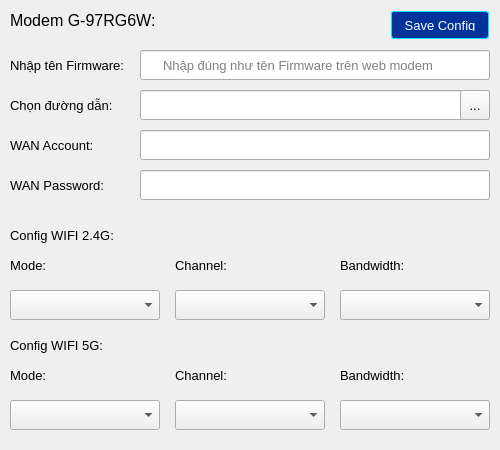
<?xml version="1.0" encoding="UTF-8"?>
<ui version="4.0">
 <class>Form</class>
 <widget class="QWidget" name="Form">
  <property name="geometry">
   <rect>
    <x>0</x>
    <y>0</y>
    <width>500</width>
    <height>450</height>
   </rect>
  </property>
  <property name="windowTitle">
   <string>Form</string>
  </property>
  <widget class="QLineEdit" name="wan_account">
   <property name="geometry">
    <rect>
     <x>140</x>
     <y>130</y>
     <width>350</width>
     <height>30</height>
    </rect>
   </property>
   <property name="font">
    <font>
     <pointsize>10</pointsize>
    </font>
   </property>
   <property name="styleSheet">
    <string notr="true">padding-left: 20px;</string>
   </property>
  </widget>
  <widget class="QLabel" name="label_3">
   <property name="geometry">
    <rect>
     <x>10</x>
     <y>50</y>
     <width>121</width>
     <height>30</height>
    </rect>
   </property>
   <property name="font">
    <font>
     <pointsize>10</pointsize>
    </font>
   </property>
   <property name="text">
    <string>Nhập tên Firmware:</string>
   </property>
  </widget>
  <widget class="QLabel" name="label_2">
   <property name="geometry">
    <rect>
     <x>10</x>
     <y>90</y>
     <width>121</width>
     <height>30</height>
    </rect>
   </property>
   <property name="font">
    <font>
     <pointsize>10</pointsize>
    </font>
   </property>
   <property name="text">
    <string>Chọn đường dẫn:</string>
   </property>
  </widget>
  <widget class="QLabel" name="label_7">
   <property name="geometry">
    <rect>
     <x>175</x>
     <y>250</y>
     <width>70</width>
     <height>30</height>
    </rect>
   </property>
   <property name="font">
    <font>
     <pointsize>10</pointsize>
    </font>
   </property>
   <property name="text">
    <string>Channel:</string>
   </property>
  </widget>
  <widget class="QComboBox" name="wifi24_bandwidth">
   <property name="geometry">
    <rect>
     <x>340</x>
     <y>290</y>
     <width>150</width>
     <height>30</height>
    </rect>
   </property>
   <property name="font">
    <font>
     <pointsize>10</pointsize>
    </font>
   </property>
   <property name="styleSheet">
    <string notr="true">padding-left: 20px;
padding-right: 20px;</string>
   </property>
  </widget>
  <widget class="QLabel" name="label">
   <property name="geometry">
    <rect>
     <x>10</x>
     <y>10</y>
     <width>151</width>
     <height>20</height>
    </rect>
   </property>
   <property name="font">
    <font>
     <pointsize>12</pointsize>
    </font>
   </property>
   <property name="text">
    <string>Modem G-97RG6W:</string>
   </property>
  </widget>
  <widget class="QLabel" name="label_5">
   <property name="geometry">
    <rect>
     <x>10</x>
     <y>170</y>
     <width>101</width>
     <height>30</height>
    </rect>
   </property>
   <property name="font">
    <font>
     <pointsize>10</pointsize>
    </font>
   </property>
   <property name="text">
    <string>WAN Password:</string>
   </property>
  </widget>
  <widget class="QLabel" name="label_6">
   <property name="geometry">
    <rect>
     <x>10</x>
     <y>250</y>
     <width>70</width>
     <height>30</height>
    </rect>
   </property>
   <property name="font">
    <font>
     <pointsize>10</pointsize>
    </font>
   </property>
   <property name="text">
    <string>Mode:</string>
   </property>
  </widget>
  <widget class="QLineEdit" name="firmware_name">
   <property name="geometry">
    <rect>
     <x>140</x>
     <y>50</y>
     <width>350</width>
     <height>30</height>
    </rect>
   </property>
   <property name="font">
    <font>
     <pointsize>10</pointsize>
    </font>
   </property>
   <property name="styleSheet">
    <string notr="true">padding-left: 20px;</string>
   </property>
   <property name="placeholderText">
    <string>Nhập đúng như tên Firmware trên web modem</string>
   </property>
  </widget>
  <widget class="QLabel" name="label_8">
   <property name="geometry">
    <rect>
     <x>340</x>
     <y>250</y>
     <width>70</width>
     <height>30</height>
    </rect>
   </property>
   <property name="font">
    <font>
     <pointsize>10</pointsize>
    </font>
   </property>
   <property name="text">
    <string>Bandwidth:</string>
   </property>
  </widget>
  <widget class="QComboBox" name="wifi24_mode">
   <property name="geometry">
    <rect>
     <x>10</x>
     <y>290</y>
     <width>150</width>
     <height>30</height>
    </rect>
   </property>
   <property name="font">
    <font>
     <pointsize>10</pointsize>
    </font>
   </property>
   <property name="styleSheet">
    <string notr="true">padding-left: 20px;
padding-right: 20px;</string>
   </property>
  </widget>
  <widget class="QToolButton" name="select_firmware_btn">
   <property name="geometry">
    <rect>
     <x>460</x>
     <y>90</y>
     <width>30</width>
     <height>30</height>
    </rect>
   </property>
   <property name="font">
    <font>
     <pointsize>10</pointsize>
    </font>
   </property>
   <property name="text">
    <string>...</string>
   </property>
  </widget>
  <widget class="QLabel" name="label_4">
   <property name="geometry">
    <rect>
     <x>10</x>
     <y>130</y>
     <width>91</width>
     <height>30</height>
    </rect>
   </property>
   <property name="font">
    <font>
     <pointsize>10</pointsize>
    </font>
   </property>
   <property name="text">
    <string>WAN Account:</string>
   </property>
  </widget>
  <widget class="QComboBox" name="wifi24_channel">
   <property name="geometry">
    <rect>
     <x>175</x>
     <y>290</y>
     <width>150</width>
     <height>30</height>
    </rect>
   </property>
   <property name="font">
    <font>
     <pointsize>10</pointsize>
    </font>
   </property>
   <property name="styleSheet">
    <string notr="true">padding-left: 20px;
padding-right: 20px;</string>
   </property>
  </widget>
  <widget class="QLineEdit" name="firmware_path">
   <property name="geometry">
    <rect>
     <x>140</x>
     <y>90</y>
     <width>350</width>
     <height>30</height>
    </rect>
   </property>
   <property name="font">
    <font>
     <pointsize>10</pointsize>
    </font>
   </property>
   <property name="styleSheet">
    <string notr="true">padding-left: 20px;</string>
   </property>
  </widget>
  <widget class="QLineEdit" name="wan_password">
   <property name="geometry">
    <rect>
     <x>140</x>
     <y>170</y>
     <width>350</width>
     <height>30</height>
    </rect>
   </property>
   <property name="font">
    <font>
     <pointsize>10</pointsize>
    </font>
   </property>
   <property name="styleSheet">
    <string notr="true">padding-left: 20px;</string>
   </property>
  </widget>
  <widget class="QComboBox" name="wifi5_bandwidth">
   <property name="geometry">
    <rect>
     <x>340</x>
     <y>400</y>
     <width>150</width>
     <height>30</height>
    </rect>
   </property>
   <property name="font">
    <font>
     <pointsize>10</pointsize>
    </font>
   </property>
   <property name="styleSheet">
    <string notr="true">padding-left: 20px;
padding-right: 20px;</string>
   </property>
  </widget>
  <widget class="QComboBox" name="wifi5_channel">
   <property name="geometry">
    <rect>
     <x>175</x>
     <y>400</y>
     <width>150</width>
     <height>30</height>
    </rect>
   </property>
   <property name="font">
    <font>
     <pointsize>10</pointsize>
    </font>
   </property>
   <property name="styleSheet">
    <string notr="true">padding-left: 20px;
padding-right: 20px;</string>
   </property>
  </widget>
  <widget class="QLabel" name="label_9">
   <property name="geometry">
    <rect>
     <x>175</x>
     <y>360</y>
     <width>70</width>
     <height>30</height>
    </rect>
   </property>
   <property name="font">
    <font>
     <pointsize>10</pointsize>
    </font>
   </property>
   <property name="text">
    <string>Channel:</string>
   </property>
  </widget>
  <widget class="QComboBox" name="wifi5_mode">
   <property name="geometry">
    <rect>
     <x>10</x>
     <y>400</y>
     <width>150</width>
     <height>30</height>
    </rect>
   </property>
   <property name="font">
    <font>
     <pointsize>10</pointsize>
    </font>
   </property>
   <property name="styleSheet">
    <string notr="true">padding-left: 20px;
padding-right: 20px;</string>
   </property>
  </widget>
  <widget class="QLabel" name="label_10">
   <property name="geometry">
    <rect>
     <x>340</x>
     <y>360</y>
     <width>70</width>
     <height>30</height>
    </rect>
   </property>
   <property name="font">
    <font>
     <pointsize>10</pointsize>
    </font>
   </property>
   <property name="text">
    <string>Bandwidth:</string>
   </property>
  </widget>
  <widget class="QLabel" name="label_11">
   <property name="geometry">
    <rect>
     <x>10</x>
     <y>360</y>
     <width>70</width>
     <height>30</height>
    </rect>
   </property>
   <property name="font">
    <font>
     <pointsize>10</pointsize>
    </font>
   </property>
   <property name="text">
    <string>Mode:</string>
   </property>
  </widget>
  <widget class="QLabel" name="label_12">
   <property name="geometry">
    <rect>
     <x>10</x>
     <y>220</y>
     <width>111</width>
     <height>30</height>
    </rect>
   </property>
   <property name="font">
    <font>
     <pointsize>10</pointsize>
    </font>
   </property>
   <property name="text">
    <string>Config WIFI 2.4G:</string>
   </property>
  </widget>
  <widget class="QLabel" name="label_13">
   <property name="geometry">
    <rect>
     <x>10</x>
     <y>330</y>
     <width>111</width>
     <height>30</height>
    </rect>
   </property>
   <property name="font">
    <font>
     <pointsize>10</pointsize>
    </font>
   </property>
   <property name="text">
    <string>Config WIFI 5G:</string>
   </property>
  </widget>
  <widget class="QPushButton" name="save_config_btn">
   <property name="geometry">
    <rect>
     <x>390</x>
     <y>10</y>
     <width>100</width>
     <height>30</height>
    </rect>
   </property>
   <property name="font">
    <font>
     <pointsize>10</pointsize>
    </font>
   </property>
   <property name="styleSheet">
    <string notr="true">margin: 1px; 
                padding: 7px; 
                background-color: #003399; 
                color: #ffffff;
                border-style: solid; 
                border-radius: 3px; 
                border-width: 0.5px; 
                border-color: rgba(0,230,255,255);</string>
   </property>
   <property name="text">
    <string>Save Config</string>
   </property>
  </widget>
  <zorder>wan_account</zorder>
  <zorder>label_3</zorder>
  <zorder>label_2</zorder>
  <zorder>label_7</zorder>
  <zorder>wifi24_bandwidth</zorder>
  <zorder>label</zorder>
  <zorder>label_5</zorder>
  <zorder>label_6</zorder>
  <zorder>firmware_name</zorder>
  <zorder>label_8</zorder>
  <zorder>wifi24_mode</zorder>
  <zorder>label_4</zorder>
  <zorder>wifi24_channel</zorder>
  <zorder>firmware_path</zorder>
  <zorder>wan_password</zorder>
  <zorder>select_firmware_btn</zorder>
  <zorder>wifi5_bandwidth</zorder>
  <zorder>wifi5_channel</zorder>
  <zorder>label_9</zorder>
  <zorder>wifi5_mode</zorder>
  <zorder>label_10</zorder>
  <zorder>label_11</zorder>
  <zorder>label_12</zorder>
  <zorder>label_13</zorder>
  <zorder>save_config_btn</zorder>
 </widget>
 <resources/>
 <connections/>
</ui>
